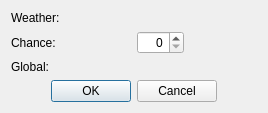
<?xml version="1.0" encoding="UTF-8"?>
<ui version="4.0">
 <class>FormSubdialogClimateWeather</class>
 <widget class="QDialog" name="FormSubdialogClimateWeather">
  <property name="windowTitle">
   <string>Climate Weather</string>
  </property>
  <layout class="QVBoxLayout" name="verticalLayout">
   <item>
    <layout class="QGridLayout" name="gridLayout">
     <item row="1" column="0">
      <widget class="QLabel" name="label_2">
       <property name="text">
        <string>Chance:</string>
       </property>
       <property name="buddy">
        <cstring>chance</cstring>
       </property>
      </widget>
     </item>
     <item row="2" column="0">
      <widget class="QLabel" name="label_3">
       <property name="text">
        <string>Global:</string>
       </property>
       <property name="buddy">
        <cstring>global</cstring>
       </property>
      </widget>
     </item>
     <item row="0" column="0">
      <widget class="QLabel" name="label">
       <property name="text">
        <string>Weather:</string>
       </property>
       <property name="buddy">
        <cstring>weather</cstring>
       </property>
      </widget>
     </item>
     <item row="0" column="1">
      <widget class="DKFormPicker" name="weather">
       <property name="allowNone">
        <bool>false</bool>
       </property>
      </widget>
     </item>
     <item row="1" column="1" alignment="Qt::AlignLeft">
      <widget class="QSpinBox" name="chance">
       <property name="alignment">
        <set>Qt::AlignRight|Qt::AlignTrailing|Qt::AlignVCenter</set>
       </property>
       <property name="maximum">
        <number>100</number>
       </property>
      </widget>
     </item>
     <item row="2" column="1">
      <widget class="DKFormPicker" name="global"/>
     </item>
    </layout>
   </item>
   <item>
    <layout class="QHBoxLayout" name="horizontalLayout">
     <item>
      <spacer name="horizontalSpacer">
       <property name="orientation">
        <enum>Qt::Horizontal</enum>
       </property>
       <property name="sizeHint" stdset="0">
        <size>
         <width>40</width>
         <height>20</height>
        </size>
       </property>
      </spacer>
     </item>
     <item>
      <widget class="QPushButton" name="buttonOK">
       <property name="text">
        <string>OK</string>
       </property>
      </widget>
     </item>
     <item>
      <widget class="QPushButton" name="buttonCancel">
       <property name="text">
        <string>Cancel</string>
       </property>
      </widget>
     </item>
     <item>
      <spacer name="horizontalSpacer_2">
       <property name="orientation">
        <enum>Qt::Horizontal</enum>
       </property>
       <property name="sizeHint" stdset="0">
        <size>
         <width>40</width>
         <height>20</height>
        </size>
       </property>
      </spacer>
     </item>
    </layout>
   </item>
  </layout>
 </widget>
 <customwidgets>
  <customwidget>
   <class>DKFormPicker</class>
   <extends>QWidget</extends>
   <header>widgets/DKFormPicker.h</header>
  </customwidget>
 </customwidgets>
 <tabstops>
  <tabstop>weather</tabstop>
  <tabstop>chance</tabstop>
  <tabstop>global</tabstop>
  <tabstop>buttonOK</tabstop>
  <tabstop>buttonCancel</tabstop>
 </tabstops>
 <resources/>
 <connections/>
</ui>
